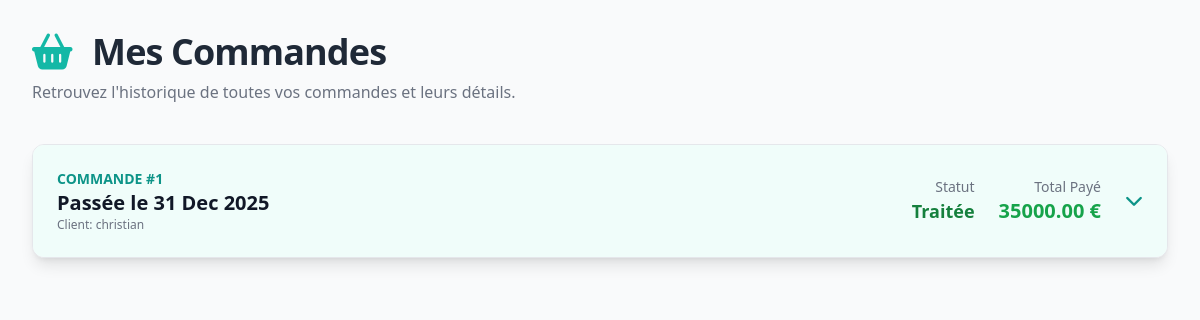
The page /orders/1/user (signed in) on the database as committed earlier.
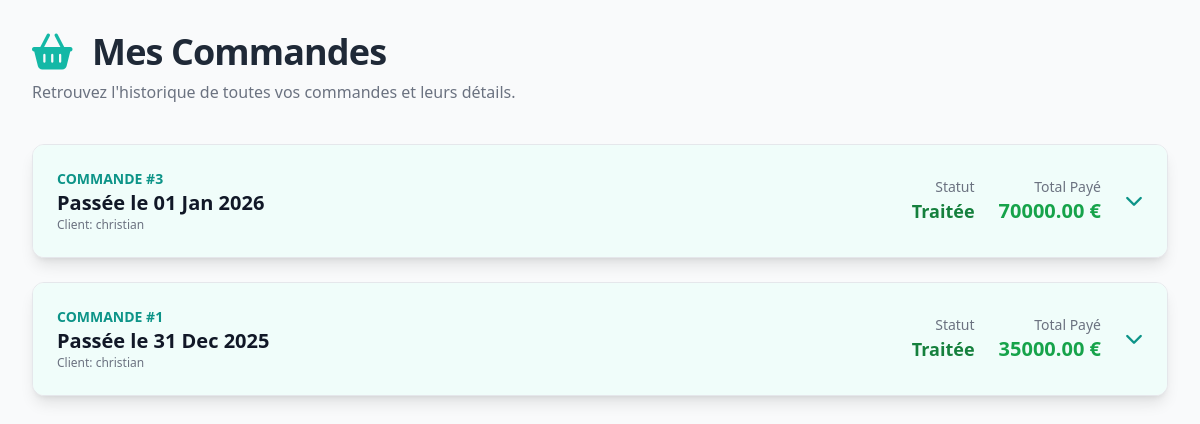
The same page on the database as committed later.
### food_app/models.py (models this page shows, shortened)
class Order(models.Model):
    customer = models.ForeignKey(User, on_delete=models.CASCADE)
    client_name = models.CharField(max_length=100, blank=True, null=True)
    created_at = models.DateTimeField(auto_now_add=True)
    updated_at = models.DateTimeField(auto_now=True)
    def get_total_price(self):
        total = sum(article.get_subtotal() for article in self.orderarticle_set.all())
        return total

class OrderArticle(models.Model):
    product = models.ForeignKey(Product, on_delete=models.CASCADE)
    quantity = models.PositiveIntegerField()
    order = models.ForeignKey(Order, on_delete=models.CASCADE)
    def get_subtotal(self):
        return self.quantity * self.product.price
    @property
    def unit_price(self):
        return self.product.price

class Product(models.Model):
    CATEGORIE_CHOICES = (
        ('vf', 'viancde fraiche'),
        ('leg', 'legume'),
        ('sec', 'produit sec'),
        ('fru', 'fruit'),
        ('aut', 'autre'),
    )
    label = models.CharField(max_length=100)
    Categorie = models.CharField(choices=CATEGORIE_CHOICES, max_length=50, default='aut')
    price = models.DecimalField(max_digits=10, decimal_places=2, default=0) # Changement: Utiliser DecimalField pour la monnaie
    description = models.TextField()
    created_at = models.DateTimeField(auto_now_add=True)
    updated_at = models.DateTimeField(auto_now=True)

### food_app/views.py (the view)
# urls.py: path('orders/<int:pk>/user', views.UserOrderListView.as_view(), name='orders-user'),
@method_decorator(login_required, name='dispatch')
class UserOrderListView(ListView):
    model = Order
    template_name = 'food_app/user_order_list.html'
    context_object_name = 'user_orders'
    def get_queryset(self):
        order_articles_prefetch = Prefetch(
            'orderarticle_set',
            queryset=OrderArticle.objects.select_related('product'),
            to_attr='articles' # Nomme la liste d'articles dans le template : order.articles
        )
        return Order.objects.filter(customer=self.request.user).select_related(
            'customer'
        ).prefetch_related(
            order_articles_prefetch
        ).order_by('-created_at')

### food_app/templates/food_app/user_order_list.html (shortened to what this page needs)
{% load static %}
{% block content %}
<script src="https://cdn.tailwindcss.com"></script>
<div class="p-4 sm:p-8 bg-gray-50 min-h-screen font-sans">
    <header class="mb-10">
        <h1 class="text-4xl font-extrabold text-gray-800 tracking-tight mb-2">
            <i class="fas fa-shopping-basket text-teal-500 mr-3"></i>
            Mes Commandes
        </h1>
        <p class="text-gray-500">Retrouvez l'historique de toutes vos commandes et leurs détails.</p>
    </header>
    <div class="space-y-6">
        {% if user_orders %}
            {% for order in user_orders %}
                <div id="order-card-{{ order.id }}" class="bg-white rounded-xl shadow-lg hover:shadow-xl transition duration-300 overflow-hidden border border-gray-200">
                    <div class="p-5 sm:p-6 flex flex-wrap items-center justify-between cursor-pointer bg-teal-50 hover:bg-teal-100 transition duration-150"
                         onclick="toggleDetails('{{ order.id }}')">
                        <div class="flex-1 min-w-[200px] mb-3 sm:mb-0">
                            <p class="text-sm font-semibold text-teal-600 uppercase">Commande #{{ order.id }}</p>
                            <p class="text-xl font-bold text-gray-900">Passée le {{ order.created_at|date:"d M Y" }}</p>
                            <span class="text-xs text-gray-500">Client: {{ order.client_name|default:order.customer.username }}</span>
                        </div>
                        <div class="flex items-center space-x-6">
                            <div class="text-right hidden sm:block">
                                <p class="text-sm font-medium text-gray-500">Statut</p>
                                <p class="text-lg font-semibold text-green-700">Traitée</p>
                            </div>
                            <div class="text-right">
                                <p class="text-sm font-medium text-gray-500">Total Payé</p>
                                <p class="text-xl font-bold text-green-600">
                                    {{ order.get_total_price|floatformat:2|default:"0.00" }} €
                                </p>
                            </div>
                            <i id="icon-{{ order.id }}" class="fas fa-chevron-down text-lg text-teal-600 transition-transform duration-300 ml-4"></i>
                        </div>
                    </div>
                </div>
            {% endfor %}
        {% else %}
            <div class="text-center p-10 bg-white rounded-xl shadow-md">
                <i class="fas fa-box-open text-5xl text-gray-300 mb-4"></i>
                <p class="text-xl font-medium text-gray-600">Vous n'avez pas encore passé de commande.</p>
                <p class="text-gray-500">Commencez vos achats dès maintenant !</p>
            </div>
        {% endif %}
    </div>
</div>
{% endblock content %}

Rows that differ between the two databases and show on the page:
added Order: id "3", created_at "01 Jan 2026", client_name "christian", get_total_price "70000.00"
